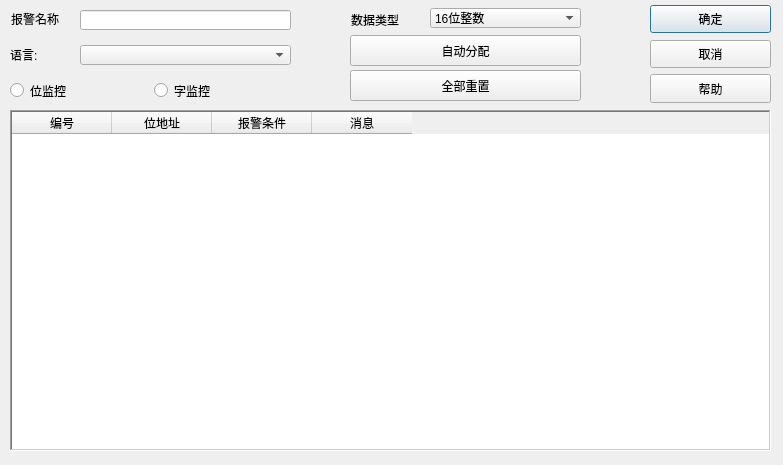
<?xml version="1.0" encoding="UTF-8"?>
<ui version="4.0">
 <class>AlarmDlg</class>
 <widget class="QDialog" name="AlarmDlg">
  <property name="geometry">
   <rect>
    <x>0</x>
    <y>0</y>
    <width>783</width>
    <height>465</height>
   </rect>
  </property>
  <property name="windowTitle">
   <string>Dialog</string>
  </property>
  <widget class="QTableWidget" name="table">
   <property name="geometry">
    <rect>
     <x>10</x>
     <y>110</y>
     <width>761</width>
     <height>341</height>
    </rect>
   </property>
   <property name="font">
    <font>
     <underline>false</underline>
    </font>
   </property>
   <property name="autoFillBackground">
    <bool>false</bool>
   </property>
   <property name="frameShape">
    <enum>QFrame::WinPanel</enum>
   </property>
   <attribute name="verticalHeaderVisible">
    <bool>false</bool>
   </attribute>
   <column>
    <property name="text">
     <string>编号</string>
    </property>
   </column>
   <column>
    <property name="text">
     <string>位地址</string>
    </property>
   </column>
   <column>
    <property name="text">
     <string>报警条件</string>
    </property>
   </column>
   <column>
    <property name="text">
     <string>消息</string>
    </property>
   </column>
  </widget>
  <widget class="QComboBox" name="combo_language">
   <property name="geometry">
    <rect>
     <x>80</x>
     <y>45</y>
     <width>211</width>
     <height>20</height>
    </rect>
   </property>
  </widget>
  <widget class="QLabel" name="label_3">
   <property name="geometry">
    <rect>
     <x>10</x>
     <y>47</y>
     <width>61</width>
     <height>16</height>
    </rect>
   </property>
   <property name="text">
    <string>语言:</string>
   </property>
  </widget>
  <widget class="QPushButton" name="btn_cancel">
   <property name="geometry">
    <rect>
     <x>650</x>
     <y>40</y>
     <width>121</width>
     <height>28</height>
    </rect>
   </property>
   <property name="text">
    <string>取消</string>
   </property>
   <property name="autoDefault">
    <bool>false</bool>
   </property>
  </widget>
  <widget class="QPushButton" name="btn_ok">
   <property name="geometry">
    <rect>
     <x>650</x>
     <y>5</y>
     <width>121</width>
     <height>28</height>
    </rect>
   </property>
   <property name="text">
    <string>确定</string>
   </property>
  </widget>
  <widget class="QPushButton" name="btn_help">
   <property name="geometry">
    <rect>
     <x>650</x>
     <y>74</y>
     <width>121</width>
     <height>29</height>
    </rect>
   </property>
   <property name="text">
    <string>帮助</string>
   </property>
  </widget>
  <widget class="QWidget" name="layoutWidget">
   <property name="geometry">
    <rect>
     <x>10</x>
     <y>80</y>
     <width>281</width>
     <height>21</height>
    </rect>
   </property>
   <layout class="QHBoxLayout" name="horizontalLayout_2">
    <item>
     <widget class="QRadioButton" name="radio_bit">
      <property name="text">
       <string>位监控</string>
      </property>
      <attribute name="buttonGroup">
       <string>buttonGroup</string>
      </attribute>
     </widget>
    </item>
    <item>
     <widget class="QRadioButton" name="radio_word">
      <property name="text">
       <string>字监控</string>
      </property>
      <attribute name="buttonGroup">
       <string>buttonGroup</string>
      </attribute>
     </widget>
    </item>
   </layout>
  </widget>
  <widget class="QLineEdit" name="edit_name">
   <property name="geometry">
    <rect>
     <x>80</x>
     <y>10</y>
     <width>211</width>
     <height>20</height>
    </rect>
   </property>
  </widget>
  <widget class="QLabel" name="label">
   <property name="geometry">
    <rect>
     <x>11</x>
     <y>11</y>
     <width>61</width>
     <height>16</height>
    </rect>
   </property>
   <property name="text">
    <string>报警名称</string>
   </property>
  </widget>
  <widget class="QPushButton" name="btn_bat">
   <property name="geometry">
    <rect>
     <x>350</x>
     <y>35</y>
     <width>231</width>
     <height>31</height>
    </rect>
   </property>
   <property name="font">
    <font>
     <underline>false</underline>
     <strikeout>false</strikeout>
    </font>
   </property>
   <property name="autoFillBackground">
    <bool>false</bool>
   </property>
   <property name="text">
    <string>自动分配</string>
   </property>
   <property name="flat">
    <bool>false</bool>
   </property>
  </widget>
  <widget class="QPushButton" name="btn_reset">
   <property name="geometry">
    <rect>
     <x>350</x>
     <y>70</y>
     <width>231</width>
     <height>31</height>
    </rect>
   </property>
   <property name="font">
    <font>
     <underline>false</underline>
     <strikeout>false</strikeout>
    </font>
   </property>
   <property name="autoFillBackground">
    <bool>false</bool>
   </property>
   <property name="text">
    <string>全部重置</string>
   </property>
   <property name="flat">
    <bool>false</bool>
   </property>
  </widget>
  <widget class="QLabel" name="label_2">
   <property name="geometry">
    <rect>
     <x>351</x>
     <y>9</y>
     <width>71</width>
     <height>21</height>
    </rect>
   </property>
   <property name="text">
    <string>数据类型</string>
   </property>
  </widget>
  <widget class="QComboBox" name="combo_datatype">
   <property name="geometry">
    <rect>
     <x>430</x>
     <y>8</y>
     <width>151</width>
     <height>20</height>
    </rect>
   </property>
   <item>
    <property name="text">
     <string>16位整数</string>
    </property>
   </item>
   <item>
    <property name="text">
     <string>32位整数</string>
    </property>
   </item>
   <item>
    <property name="text">
     <string>16位正整数</string>
    </property>
   </item>
   <item>
    <property name="text">
     <string>32位正整数</string>
    </property>
   </item>
   <item>
    <property name="text">
     <string>16位BCD码</string>
    </property>
   </item>
   <item>
    <property name="text">
     <string>32位BCD码</string>
    </property>
   </item>
   <item>
    <property name="text">
     <string>32位浮点数</string>
    </property>
   </item>
  </widget>
 </widget>
 <resources/>
 <connections/>
 <buttongroups>
  <buttongroup name="buttonGroup"/>
 </buttongroups>
</ui>
